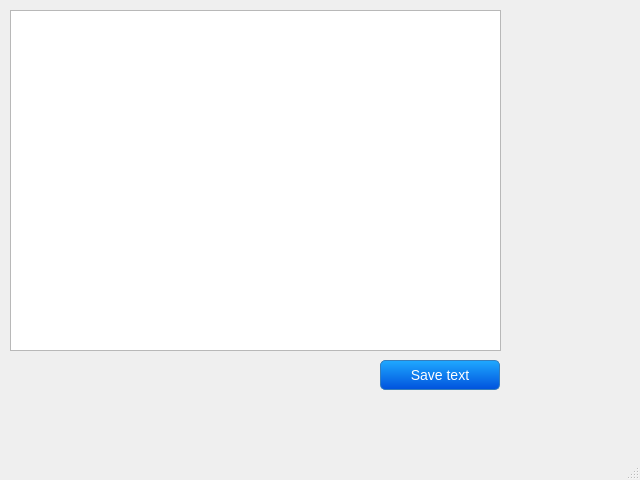
<?xml version="1.0" encoding="UTF-8"?>
<ui version="4.0">
 <class>MainWindow</class>
 <widget class="QMainWindow" name="MainWindow">
  <property name="geometry">
   <rect>
    <x>0</x>
    <y>0</y>
    <width>640</width>
    <height>480</height>
   </rect>
  </property>
  <property name="minimumSize">
   <size>
    <width>640</width>
    <height>480</height>
   </size>
  </property>
  <property name="windowTitle">
   <string>Text editor</string>
  </property>
  <widget class="QWidget" name="centralwidget">
   <widget class="QPlainTextEdit" name="plainTextEdit">
    <property name="geometry">
     <rect>
      <x>10</x>
      <y>10</y>
      <width>491</width>
      <height>341</height>
     </rect>
    </property>
    <property name="readOnly">
     <bool>false</bool>
    </property>
   </widget>
   <widget class="QPushButton" name="pushButton">
    <property name="geometry">
     <rect>
      <x>380</x>
      <y>360</y>
      <width>120</width>
      <height>30</height>
     </rect>
    </property>
    <property name="autoFillBackground">
     <bool>false</bool>
    </property>
    <property name="styleSheet">
     <string notr="true">QPushButton {
    font-size: 14px;
    border: 1px solid transparent;
    border-radius: 5px;
    color: #fff;
    background-color: qlineargradient(spread:pad, x1:1, y1:1, x2:1, y2:0, stop:0 rgba(0, 82, 221, 255), stop:1 rgba(31, 169, 255, 255));
    border-color: #357ebd;
}

QPushButton::pressed {
    color: #fff;
    background-color: #3071a9;
    border-color: #285e8e;  
}
</string>
    </property>
    <property name="text">
     <string>Save text</string>
    </property>
    <property name="autoDefault">
     <bool>false</bool>
    </property>
    <property name="default">
     <bool>false</bool>
    </property>
    <property name="flat">
     <bool>false</bool>
    </property>
   </widget>
  </widget>
  <widget class="QMenuBar" name="menubar">
   <property name="geometry">
    <rect>
     <x>0</x>
     <y>0</y>
     <width>640</width>
     <height>22</height>
    </rect>
   </property>
  </widget>
  <widget class="QStatusBar" name="statusbar">
   <property name="sizePolicy">
    <sizepolicy hsizetype="Preferred" vsizetype="Preferred">
     <horstretch>0</horstretch>
     <verstretch>0</verstretch>
    </sizepolicy>
   </property>
  </widget>
 </widget>
 <resources/>
 <connections/>
</ui>
